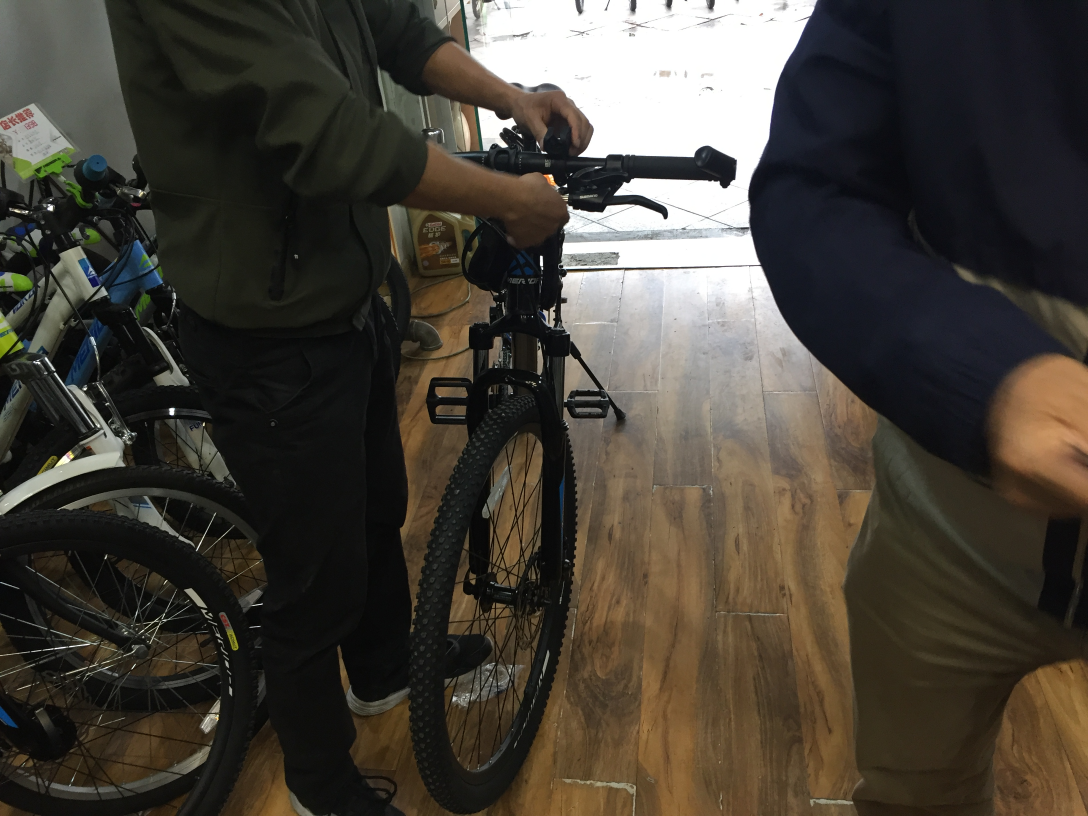
#> input picture src/viewUtils/images/1.JPG, 3264 x 2448 px (shown at 1/3 size)
$ python testImage.py
#> lines starting #> are read from the running program, lines starting #| are printed output that depends on the picture; after the words box and inside, x2 and y2 are one past the last pixel; in counts of white or black regions, pixels touching at a corner belong together
from PIL import Image
import os
BASE_DIR = os.path.abspath(os.path.dirname(__file__))
img = Image.open(BASE_DIR + '/images/1.JPG', 'r')
#> img is the input picture: PIL image 3264x2448 RGB; mean R, G, B 69.7, 64.3, 55.9
# img.show()
'''save(filename,format)(保存指定格式的图像)'''
# img.save(BASE_DIR + '/images/1.png', 'png')
'''thumbnail(size,resample)(创建缩略图)'''
# img.thumbnail((50,50),resample=Image.BICUBIC)
# img.show()
'''crop(box)(裁剪矩形区域)'''
# [4 lines of commented-out code are left out]
'''point(lut,mode)(对图像像素操作)'''
source = img.split();
R, G, B =0, 1, 2
mask = source[R].point(lambda x: x<100 and 255)
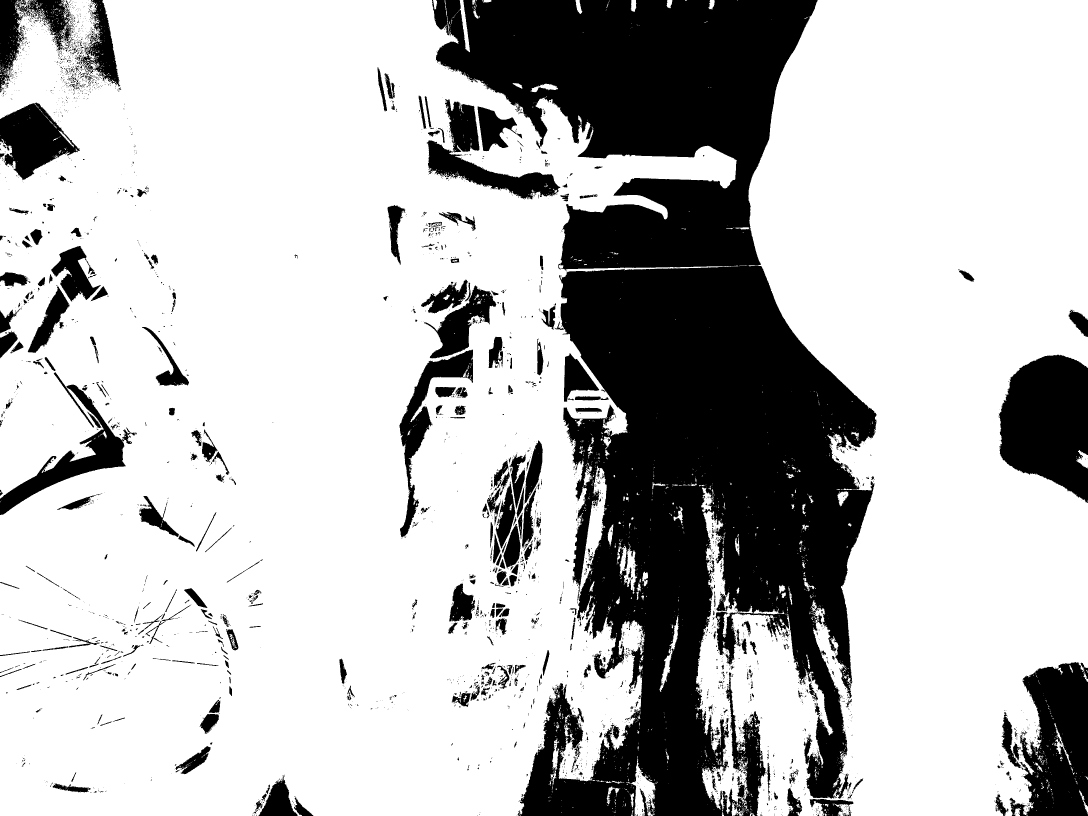
#> mask: PIL image 3264x2448 L (shown at 1/3 size); 73.4% white; 4091 black regions (3520 under 20 px), largest, box (x1, y1, x2, y2) and area: (1307, 0, 2630, 2448) 1568907, (2996, 1064, 3264, 1509) 88811, (3028, 1986, 3264, 2448) 74856
# x<100,return 255,otherwise return 0
out_G = source[G].point(lambda x:x*0.7)
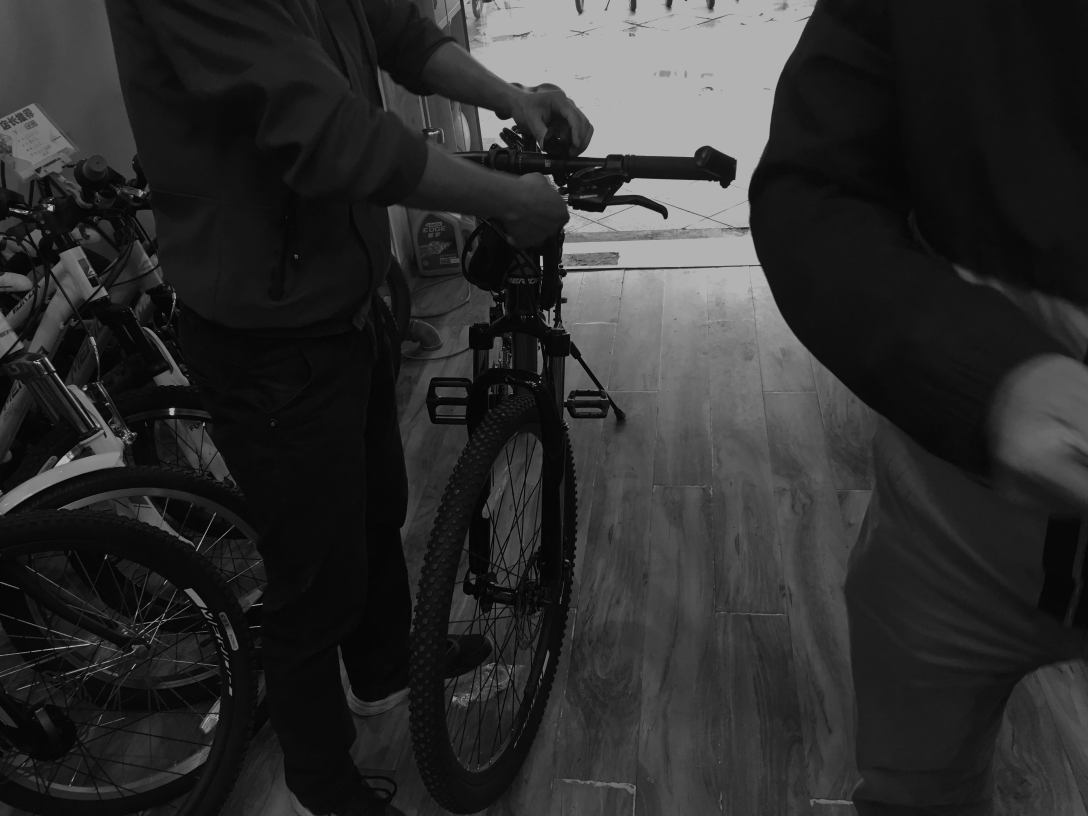
#> out_G: PIL image 3264x2448 L (shown at 1/3 size); min 0, max 178, mean 45
# 将out_G粘贴回来，但是只保留'R'通道像素值<100的部分
source[G].paste(out_G,None,mask)
# 合并成新的图像
im_new = Image.merge(img.mode,source)
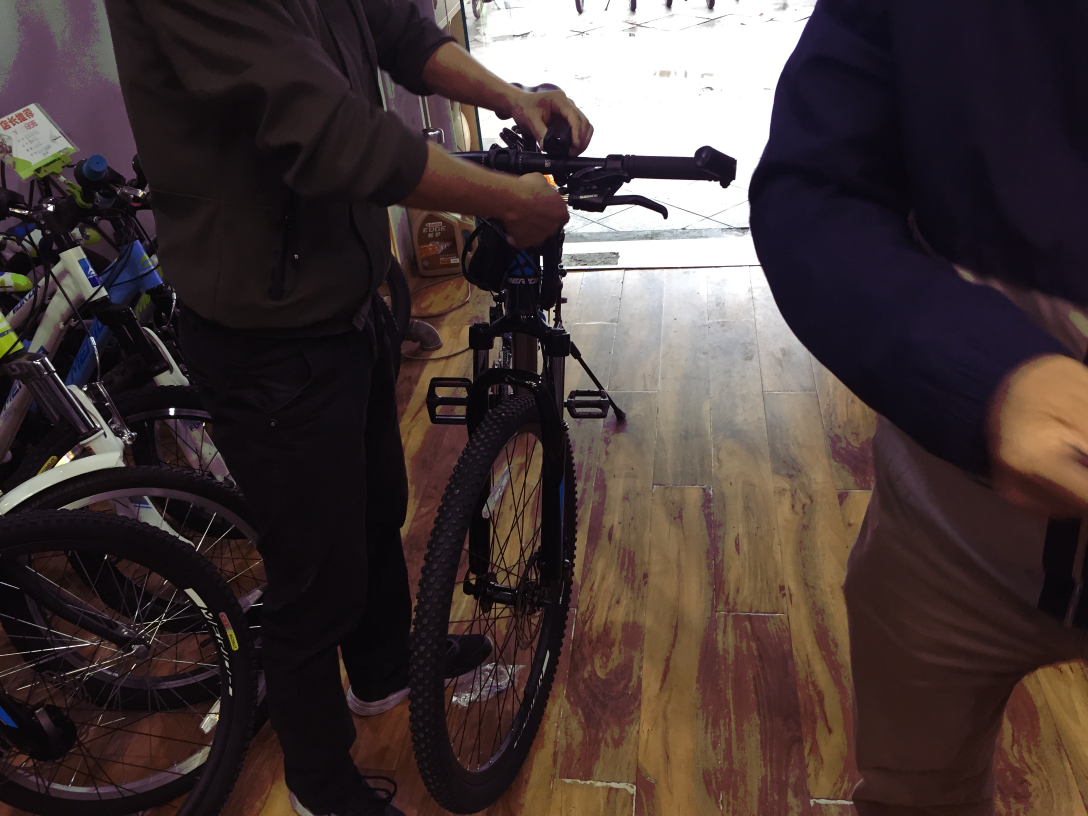
#> im_new: PIL image 3264x2448 RGB (shown at 1/3 size); mean R, G, B 69.7, 56.9, 55.9
im_new.show()
img.show()
